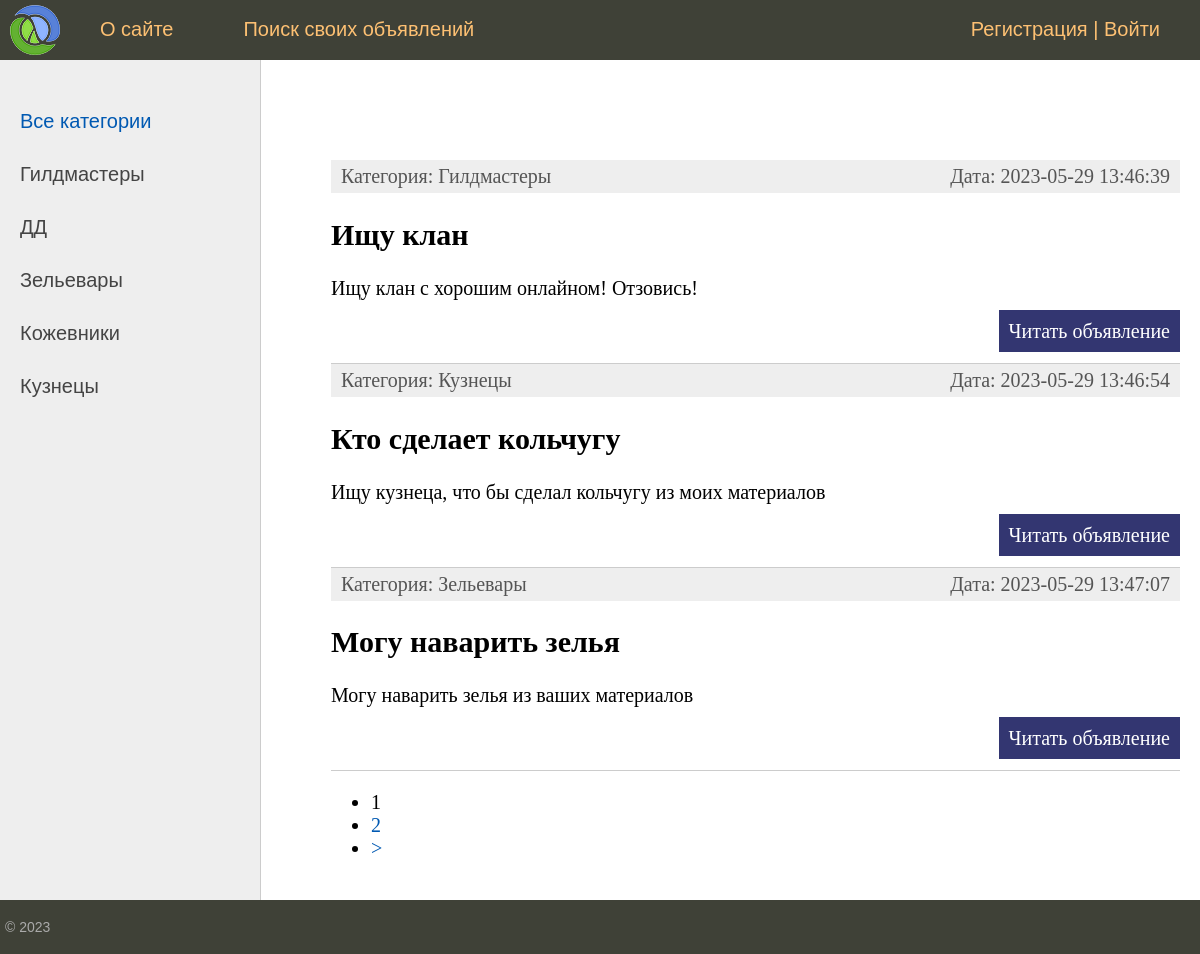
The page / on the database its author committed.
### board/models.py (models this page shows, shortened)
class Category(models.Model):
    name = models.CharField(max_length=50, db_index=True, verbose_name="Категория")
    slug = models.SlugField(max_length=255, unique=True, db_index=True, verbose_name='URL')
    def __str__(self):
        return self.name
    def get_absolute_url(self):
        return reverse('category', kwargs={'cat_slug': self.slug})
    class Meta:
        verbose_name = 'Категория'
        verbose_name_plural = 'Категории'
        ordering = ['name']

class Announce(models.Model):
    author = models.ForeignKey(User, on_delete=models.CASCADE, verbose_name='Автор')
    title = models.CharField(max_length=200, verbose_name='Заголовок')
    slug = models.SlugField(max_length=255, unique=True, db_index=True, verbose_name='URL')
    content = models.TextField(blank=True, verbose_name='Текс объявления')
    time_create = models.DateTimeField(auto_now_add=True, verbose_name='Время создания')
    time_update = models.DateTimeField(auto_now=True, verbose_name='Время редактирования')
    cat = models.ForeignKey('Category', on_delete=models.PROTECT, verbose_name='Категории')
    def get_absolute_url(self):
        return reverse('post', kwargs={'post_slug': self.slug})
    class Meta:
        verbose_name = 'Объявление'
        verbose_name_plural = 'Объявления'
        ordering = ['time_create', 'title']

### board/views.py (the view)
# urls.py: path('', BoardHome.as_view(), name='home'),
class BoardHome(DataMixin, ListView):
    model = Announce
    template_name = 'board/index.html'
    context_object_name = 'posts'
    def get_context_data(self, *, object_list=None, **kwargs):
        context = super().get_context_data(**kwargs)  # получаем контекст уже существующий
        c_def = self.get_user_context(title='Главная страница')
        return dict(list(context.items()) + list(c_def.items()))

### board/utils.py (called while the page is built)
    def get_user_context(self, **kwargs):
        context = kwargs
        cats = Category.objects.annotate(Count('announce'))
        user_menu = menu.copy()
        if not self.request.user.is_authenticated:
            user_menu.pop(1)
        context['menu'] = user_menu
        context['cats'] = cats
        if 'cat_selected' not in context:
            context['cat_selected'] = 0
        return context

### board/templates/board/index.html (shortened to what this page needs)
{% extends 'board/base.html' %}
{% block content %}
<ul class="list-articles">
	{% for p in posts %}
			<li><div class="article-panel">
				<p class="first">Категория: {{p.cat}}</p>
				<p class="last">Дата: {{p.time_update|date:"Y-m-d H:i:s"}}</p>
			</div>
				<h2>{{p.title}}</h2>
	{% autoescape on %}
	{{p.content|linebreaks|truncatewords:10}}
	{% endautoescape %}
			<p class="link-read-post"><a href="{{ p.get_absolute_url }}">Читать объявление</a></p>
			</li>
	{% endfor %}
</ul>
{% endblock %}

### board/templates/board/base.html (shortened to what this page needs)
{% load static %}
{% load board_tags %}
<!DOCTYPE html>
<html>
<head>
	<link type="text/css" href="{% static 'board/css/styles.css' %}" rel="stylesheet" />
</head>
<body>
<table class="table-page" border=0 cellpadding="0" cellspacing="0">
<tr><td valign=top>
{% block mainmenu %}
		<div class="header">
			<ul id="mainmenu" class="mainmenu">
			<li class="logo"><a href="{% url 'home' %}"><div class="logo"></div></a></li>
{% for m in menu %}
			<li><a href="{% url m.url_name %}">{{m.title}}</a></li>
{% endfor %}
	{% if request.user.is_authenticated %}
			<li class="last"> {{user.username}} | <a href="{% url 'logout' %}">Выйти</a></li>
	{% else %}
			<li class="last"><a href="{% url 'register' %}">Регистрация</a> | <a href="{% url 'login' %}">Войти</a></li>
	{% endif %}
			</ul>
		</div>
{% endblock mainmenu %}
<table class="table-content" border=0 cellpadding="0" cellspacing="0">
<tr>
	<td valign="top" class="left-chapters">
	<ul id="leftchapters">
		{% if cat_selected == 0 %}
			<li class="selected">Все категории</li>
		{% else %}
			<li><a href="{% url 'home' %}">Все категории</a></li>
		{% endif %}
		{% for c in cats %}
		{% if c.announce__count > 0 %}
			{% if c.pk == cat_selected %}
				<li class="selected">{{c.name}}</li>
			{% else %}
				<li><a href="{{ c.get_absolute_url }}">{{c.name}}</a></li>
			{% endif %}
		{% endif %}
		{% endfor %}
	</ul>
</td>
<td valign="top" class="content">
	<div class="content-text">
{% block content %}
{% endblock %}
{% if page_obj.has_other_pages %}
<nav class="list-pages">
	<ul>
		{% for p in paginator.page_range %}
		{% if page_obj.number == p %}
		<li class="page-num page-num-selected">{{ p }}</li>
		{% elif p >= page_obj.number|add:-1 and p <= page_obj.number|add:1 %}
		<li class="page-num">
			<a href="?page={{ p }}">{{ p }}</a>
		</li>
		{% endif %}
		{% endfor %}
		{% if page_obj.has_next %}
		<li class="page-num"><a href="?page={{ page_obj.next_page_number }}">&gt;</a> </li>
		{% endif %}
	</ul>
</nav>
{% endif %}
	</div>
</td></tr></table>
</td></tr>
<tr><td valign=top>
	<div id="footer">
		<p>&copy; 2023</p>
	</div>
</td></tr></table>
</body>
</html>

### board/static/board/css/styles.css (style rules this page uses)
html, body { font-family: 'Arial'; margin: 0; padding: 0; height: 100%; width: 100%; color: #444; }
a { color: #0059b2; text-decoration: none; }
p.link-read-post { text-align: right; }
p.link-read-post a { padding: 10px; min-width: 100px; background: #333671; color: #fff; text-decoration: none; }
div.article-panel { background: #eee; padding: 5px 10px 5px 10px; box-sizing: border-box; overflow: hidden; color: #555; }
div.article-panel p.first { margin: 0; float: left; }
div.article-panel p.last { margin: 0; float: right; }
ul.list-articles { list-style: none; margin: 0; padding: 0; }
ul.list-articles li { border-bottom: 1px solid #ccc; }
.table-page { width: 100%; height: 100%; vertical-align: top; }
.table-page tr { height: 100%; }
.header { background: #3F4137; height: 60px; }
.logo { background: url('../images/logo.png') no-repeat 10px 5px; width: 70px; height: 60px; }
ul.mainmenu { list-style: none; margin: 0; padding: 0; height: 60px; color: #fdc073; font-size: 20px; overflow: hidden; }
ul.mainmenu li { float: left; margin: 18px 40px 0 30px; }
ul.mainmenu li.logo { margin: 0; }
ul.mainmenu li.last { float: right; }
ul.mainmenu li a { color: #fdc073; text-decoration: none; }
.table-content { width: 100%; min-height: 100%; height: 100%; }
.left-chapters { margin: 0; background: #eee; border-right: 1px solid #ccc; min-height: 100%; }
.left-chapters ul { width: 230px; min-height: 100%; margin: 0; padding: 20px 10px 10px 20px; list-style: none; font-size: 20px; }
.left-chapters ul li { margin: 30px 0 0 0; color: #999; }
.left-chapters ul li.selected { color: #0059b2; }
.left-chapters ul li a { color: #444; text-decoration: none; }
.content { padding: 40px 20px 20px 40px; width: 100%; box-sizing: border-box; }
.content-text { margin: 60px 0 0 30px; color: #000; font-size: 20px; font-family: Yandex Sans Display Light; }
#footer { box-sizing: border-box; background: #3F4137; padding: 5px; color: #aaa; font-size: 14px; font-family: Verdana, Geneva, Arial, Helvetica; text-align: left; overflow: hidden; }

### rows shown on the page
Category: name "Гилдмастеры"
Category: name "ДД"
Category: name "Зельевары"
Category: name "Кожевники"
Category: name "Кузнецы"
Announce: cat "Гилдмастеры", time_update "2023-05-29 13:46:39", title "Ищу клан", content "Ищу клан с хорошим онлайном! Отзовись!"
Announce: cat "Кузнецы", time_update "2023-05-29 13:46:54", title "Кто сделает кольчугу", content "Ищу кузнеца, что бы сделал кольчугу из моих материалов"
Announce: cat "Зельевары", time_update "2023-05-29 13:47:07", title "Могу наварить зелья", content "Могу наварить зелья из ваших материалов"

### other values the page prints
{{ m.title }} "О сайте" "Поиск своих объявлений"
{{ p }} "1"
{{ p }} "2"
